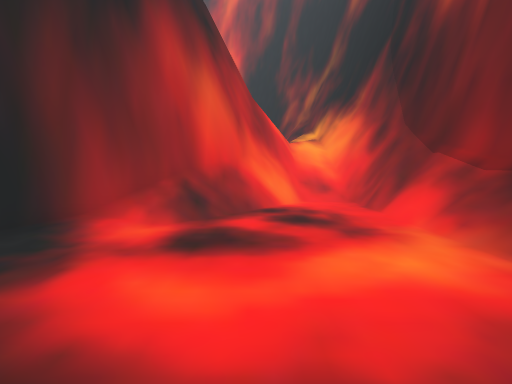
view 1 (above)

17 first-person views from a walk through a scene from a Unity 3-D project. The camera is 1.4 m above the floor, tilts 6° down and sees 90° across. The floor is counted in squares, 1 m on a side. Each view is taken from the middle of a square. On the plan, view 1 faces up. The plan holds only what a view shows up to about 13 squares ahead; the rest is blank. The place goes on beyond the plan. The player character is not drawn.

view 2
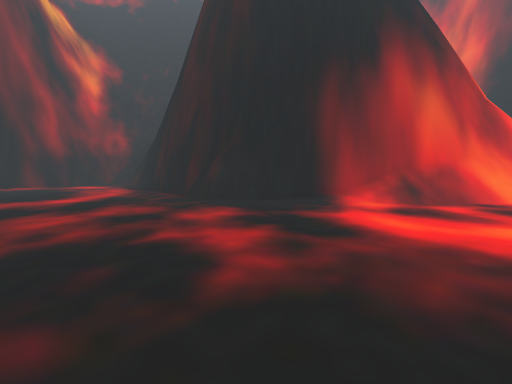

view 3
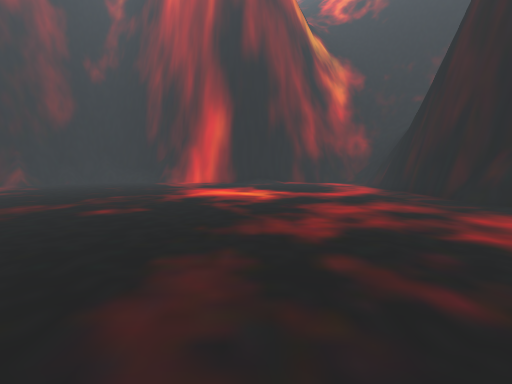

view 4
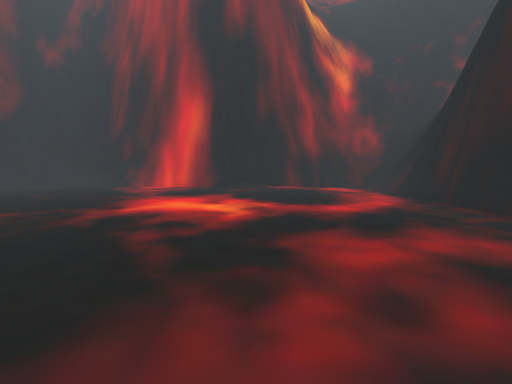

view 5
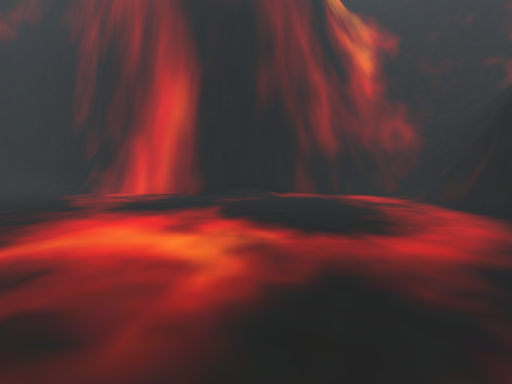

view 6
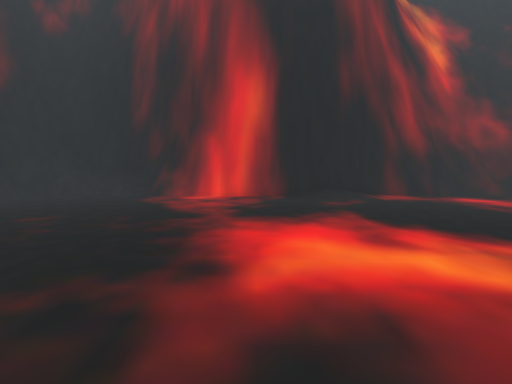

view 7
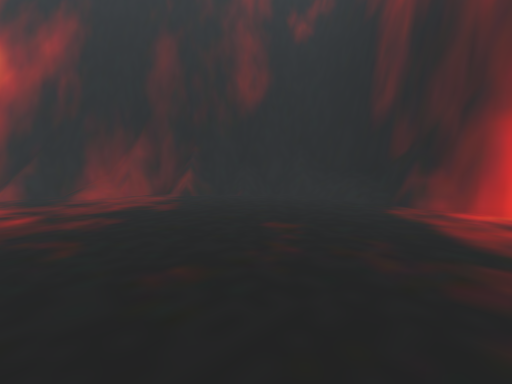

view 8
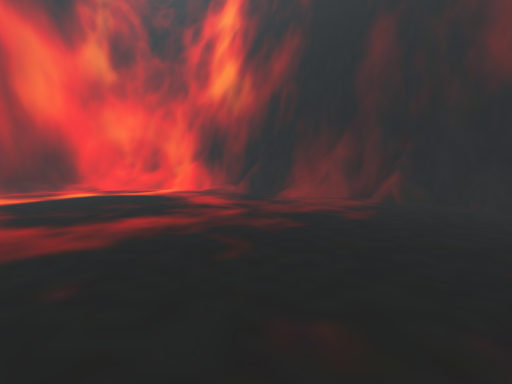

view 9
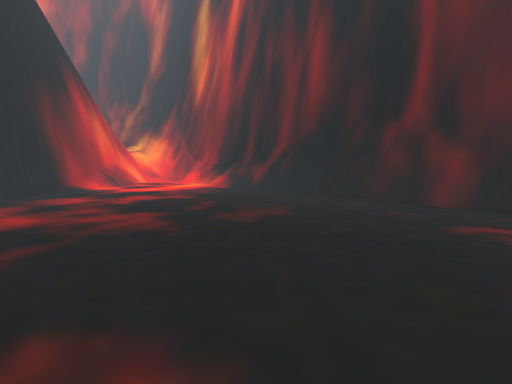

view 10
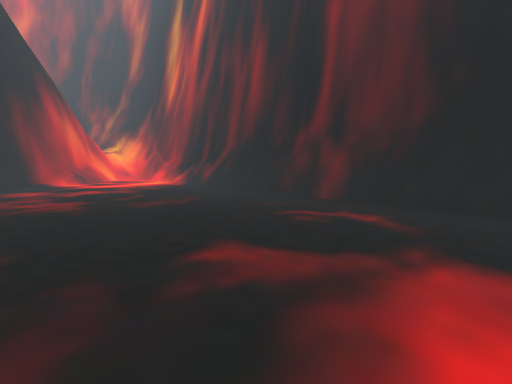

view 11
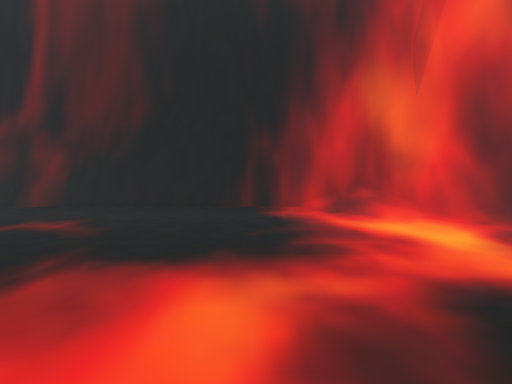

view 12
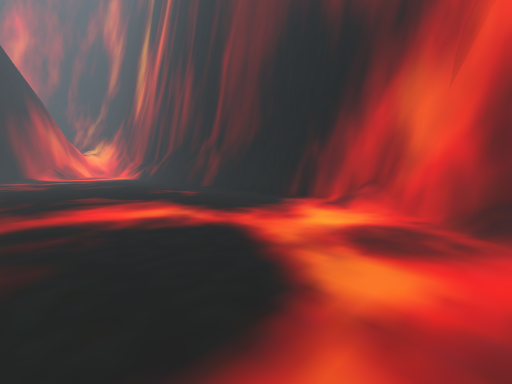

view 13
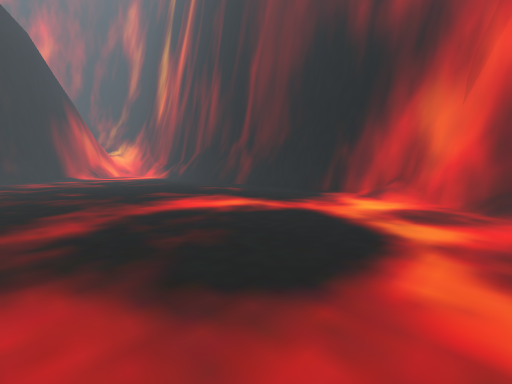

view 14
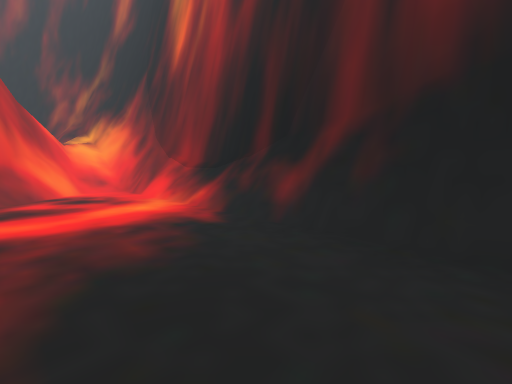

view 15
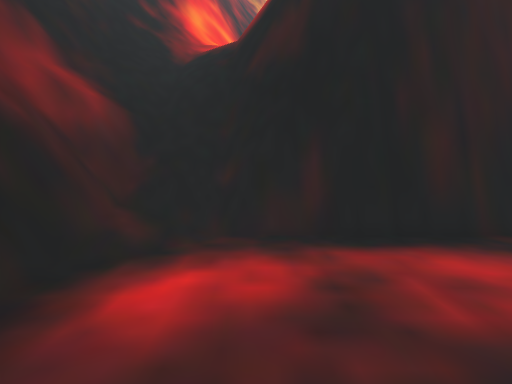

view 16
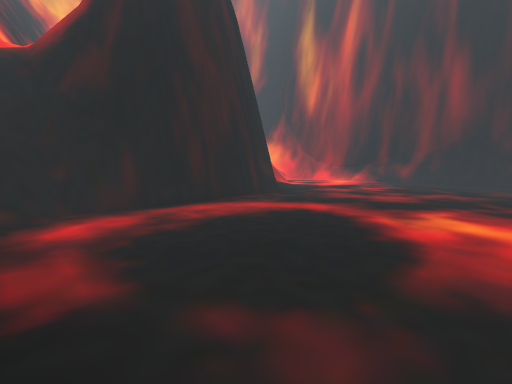

view 17
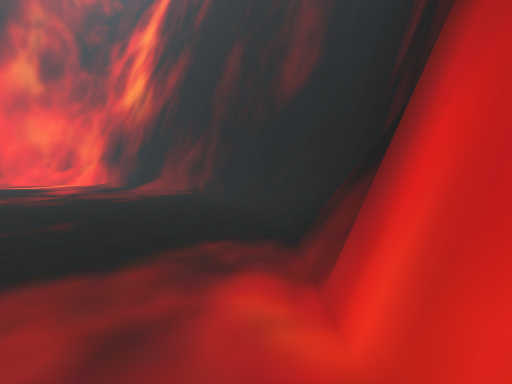

### Floor plan
Key: @ floor where view 1 was taken; # wall or solid block; . main floor; : floor 0.25 m higher than the main floor; + floor 2.75 m higher than the main floor; * floor 3.5 m higher than the main floor; / step, stairs or slope; = window, fence, low wall or low ledge; v drop or lower ground; O other object.
Columns run from 22 left of view 1 to 6 right of it. Each row starts with its distance up from view 1.
 10 ##///                ####/##
  9 #=/// =             ###=..##
  8 ##///##            ##==...=##
  7 #=///##           ##O/....=##
  6 # ///##          ##//.....//#
  5 # //vv##        ##........//#
  4 #*+/# ##      ###.........//#
  3 ################..........//#
  2  ##====######==...........//#
  1   #......................./##
  0   #...................@...=##
 -1   #.......................=#
 -2   #.......................=#
 -3   #.......................##
 -4   #.......................##
 -5   #:......................#
 -6   #/......................#
 -7   #.......................#
 -8   #.......................#
 -9   #.......................#
-10   #.......................#
-11  ##.......................#
-12  ##.......................#
-13  #=.......................#
-14 ##=.......................#
-15 #=/.......................#
-16 #//.......................#
-17 #//.......................#
-18 #//.......................#
-19 ##=.......................#
-20 ###==..................../#
-21  ###=.................../O#
-22    ###=................./=#
-23     ##=.................=##
-24      ###=//.............##
-25        #=//............O##

Where each view was taken, in squares from view 1:
view 1: 0 up, 0 right, facing up
view 2: 4 down, 1 right, facing up-left
view 3: 6 down, 1 right, facing left
view 4: 5 down, 3 left, facing left
view 5: 5 down, 7 left, facing left
view 6: 9 down, 8 left, facing left
view 7: 11 down, 10 left, facing down-left
view 8: 12 down, 11 left, facing down
view 9: 12 down, 7 left, facing up-right
view 10: 16 down, 6 left, facing up-right
view 11: 18 down, 5 left, facing right
view 12: 25 down, 6 left, facing up-right
view 13: 25 down, 9 left, facing up-right
view 14: 5 down, 1 left, facing up-right
view 15: 3 down, 17 left, facing up
view 16: 7 down, 19 left, facing up-right
view 17: 9 down, 19 left, facing down
